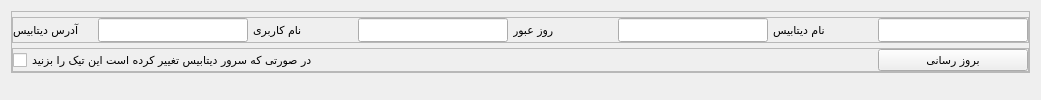
      <widget class="QWidget" name="datebase">
       <attribute name="title">
        <string>دیتابیس</string>
       </attribute>
       <layout class="QVBoxLayout" name="verticalLayout_11">
        <item alignment="Qt::AlignLeft|Qt::AlignTop">
         <widget class="QFrame" name="frame_9">
          <property name="frameShape">
           <enum>QFrame::StyledPanel</enum>
          </property>
          <property name="frameShadow">
           <enum>QFrame::Raised</enum>
          </property>
          <layout class="QVBoxLayout" name="verticalLayout_12">
           <property name="spacing">
            <number>5</number>
           </property>
           <property name="leftMargin">
            <number>0</number>
           </property>
           <property name="topMargin">
            <number>5</number>
           </property>
           <property name="rightMargin">
            <number>0</number>
           </property>
           <property name="bottomMargin">
            <number>0</number>
           </property>
           <item>
            <widget class="QFrame" name="frame_7">
             <property name="maximumSize">
              <size>
               <width>16777215</width>
               <height>50</height>
              </size>
             </property>
             <property name="frameShape">
              <enum>QFrame::StyledPanel</enum>
             </property>
             <property name="frameShadow">
              <enum>QFrame::Raised</enum>
             </property>
             <layout class="QHBoxLayout" name="horizontalLayout">
              <property name="spacing">
               <number>5</number>
              </property>
              <property name="leftMargin">
               <number>0</number>
              </property>
              <property name="topMargin">
               <number>0</number>
              </property>
              <property name="rightMargin">
               <number>0</number>
              </property>
              <property name="bottomMargin">
               <number>0</number>
              </property>
              <item>
               <widget class="QLabel" name="label_44">
                <property name="minimumSize">
                 <size>
                  <width>80</width>
                  <height>0</height>
                 </size>
                </property>
                <property name="maximumSize">
                 <size>
                  <width>80</width>
                  <height>16777215</height>
                 </size>
                </property>
                <property name="font">
                 <font>
                  <family>IRANSansWeb(FaNum)</family>
                  <pointsize>8</pointsize>
                 </font>
                </property>
                <property name="locale">
                 <locale language="Persian" country="Iran"/>
                </property>
                <property name="text">
                 <string>آدرس دیتابیس</string>
                </property>
                <property name="alignment">
                 <set>Qt::AlignRight|Qt::AlignTrailing|Qt::AlignVCenter</set>
                </property>
               </widget>
              </item>
              <item>
               <widget class="QLineEdit" name="dbIP">
                <property name="minimumSize">
                 <size>
                  <width>150</width>
                  <height>0</height>
                 </size>
                </property>
                <property name="maximumSize">
                 <size>
                  <width>150</width>
                  <height>16777215</height>
                 </size>
                </property>
                <property name="font">
                 <font>
                  <family>IRANSansWeb(FaNum)</family>
                  <pointsize>8</pointsize>
                 </font>
                </property>
               </widget>
              </item>
              <item>
               <widget class="QLabel" name="label_43">
                <property name="minimumSize">
                 <size>
                  <width>100</width>
                  <height>0</height>
                 </size>
                </property>
                <property name="maximumSize">
                 <size>
                  <width>150</width>
                  <height>16777215</height>
                 </size>
                </property>
                <property name="font">
                 <font>
                  <family>IRANSansWeb(FaNum)</family>
                  <pointsize>8</pointsize>
                 </font>
                </property>
                <property name="locale">
                 <locale language="Persian" country="Iran"/>
                </property>
                <property name="text">
                 <string>نام کاربری</string>
                </property>
                <property name="alignment">
                 <set>Qt::AlignRight|Qt::AlignTrailing|Qt::AlignVCenter</set>
                </property>
               </widget>
              </item>
              <item>
               <widget class="QLineEdit" name="dbUser">
                <property name="minimumSize">
                 <size>
                  <width>150</width>
                  <height>0</height>
                 </size>
                </property>
                <property name="maximumSize">
                 <size>
                  <width>150</width>
                  <height>16777215</height>
                 </size>
                </property>
                <property name="font">
                 <font>
                  <family>IRANSansWeb(FaNum)</family>
                  <pointsize>8</pointsize>
                 </font>
                </property>
               </widget>
              </item>
              <item>
               <widget class="QLabel" name="label_42">
                <property name="minimumSize">
                 <size>
                  <width>100</width>
                  <height>0</height>
                 </size>
                </property>
                <property name="maximumSize">
                 <size>
                  <width>150</width>
                  <height>16777215</height>
                 </size>
                </property>
                <property name="font">
                 <font>
                  <family>IRANSansWeb(FaNum)</family>
                  <pointsize>8</pointsize>
                 </font>
                </property>
                <property name="locale">
                 <locale language="Persian" country="Iran"/>
                </property>
                <property name="text">
                 <string>روز عبور</string>
                </property>
                <property name="alignment">
                 <set>Qt::AlignRight|Qt::AlignTrailing|Qt::AlignVCenter</set>
                </property>
               </widget>
              </item>
              <item>
               <widget class="QLineEdit" name="dbPass">
                <property name="minimumSize">
                 <size>
                  <width>150</width>
                  <height>0</height>
                 </size>
                </property>
                <property name="maximumSize">
                 <size>
                  <width>150</width>
                  <height>16777215</height>
                 </size>
                </property>
                <property name="font">
                 <font>
                  <family>IRANSansWeb(FaNum)</family>
                  <pointsize>8</pointsize>
                 </font>
                </property>
               </widget>
              </item>
              <item>
               <widget class="QLabel" name="label_45">
                <property name="minimumSize">
                 <size>
                  <width>100</width>
                  <height>0</height>
                 </size>
                </property>
                <property name="maximumSize">
                 <size>
                  <width>150</width>
                  <height>16777215</height>
                 </size>
                </property>
                <property name="font">
                 <font>
                  <family>IRANSansWeb(FaNum)</family>
                  <pointsize>8</pointsize>
                 </font>
                </property>
                <property name="locale">
                 <locale language="Persian" country="Iran"/>
                </property>
                <property name="text">
                 <string>نام دیتابیس</string>
                </property>
                <property name="alignment">
                 <set>Qt::AlignRight|Qt::AlignTrailing|Qt::AlignVCenter</set>
                </property>
               </widget>
              </item>
              <item>
               <widget class="QLineEdit" name="dbName">
                <property name="minimumSize">
                 <size>
                  <width>150</width>
                  <height>0</height>
                 </size>
                </property>
                <property name="maximumSize">
                 <size>
                  <width>150</width>
                  <height>16777215</height>
                 </size>
                </property>
                <property name="font">
                 <font>
                  <family>IRANSansWeb(FaNum)</family>
                  <pointsize>8</pointsize>
                 </font>
                </property>
               </widget>
              </item>
             </layout>
            </widget>
           </item>
           <item>
            <widget class="QFrame" name="frame_8">
             <property name="maximumSize">
              <size>
               <width>16777215</width>
               <height>50</height>
              </size>
             </property>
             <property name="frameShape">
              <enum>QFrame::StyledPanel</enum>
             </property>
             <property name="frameShadow">
              <enum>QFrame::Raised</enum>
             </property>
             <layout class="QHBoxLayout" name="horizontalLayout_2">
              <property name="spacing">
               <number>0</number>
              </property>
              <property name="leftMargin">
               <number>0</number>
              </property>
              <property name="topMargin">
               <number>0</number>
              </property>
              <property name="rightMargin">
               <number>0</number>
              </property>
              <property name="bottomMargin">
               <number>0</number>
              </property>
              <item>
               <widget class="QCheckBox" name="dbChange">
                <property name="font">
                 <font>
                  <family>IRANSansWeb(FaNum)</family>
                  <pointsize>8</pointsize>
                 </font>
                </property>
                <property name="text">
                 <string>در صورتی که سرور دیتابیس تغییر کرده است این تیک را بزنید</string>
                </property>
               </widget>
              </item>
              <item>
               <widget class="QPushButton" name="dbModifyBtn">
                <property name="minimumSize">
                 <size>
                  <width>150</width>
                  <height>0</height>
                 </size>
                </property>
                <property name="maximumSize">
                 <size>
                  <width>150</width>
                  <height>16777215</height>
                 </size>
                </property>
                <property name="font">
                 <font>
                  <family>IRANSansWeb(FaNum)</family>
                  <pointsize>8</pointsize>
                 </font>
                </property>
                <property name="text">
                 <string>بروز رسانی</string>
                </property>
               </widget>
              </item>
             </layout>
            </widget>
           </item>
          </layout>
         </widget>
        </item>
       </layout>
      </widget>
